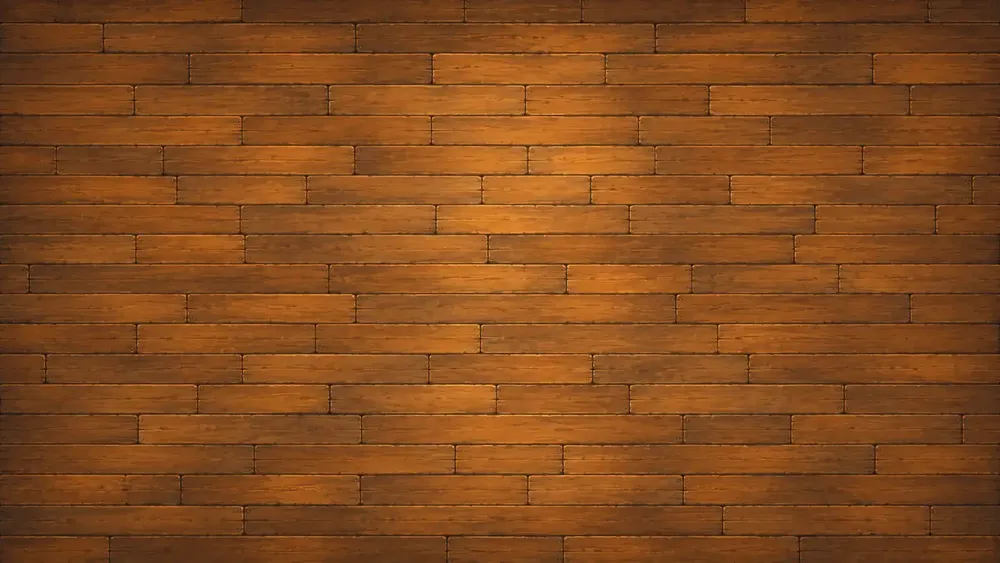
#> input picture win32/maps/地板.webp, 1000 x 563 px, shrunk from 1672 x 941 before the run
$ python -i matting.py   (imports and definitions only)
#> lines starting #> are read from the running program, lines starting #| are printed output that depends on the picture; after the words box and inside, x2 and y2 are one past the last pixel; in counts of white or black regions, pixels touching at a corner belong together
#!/usr/bin/env python
# -*- coding: utf-8 -*-
"""
纯色背景角色立绘 -> 透明底 PNG（色键 + 边缘去色 + 去水印），零依赖外部服务。

为什么这么做
------------
这批图是 AI 生成的「单一纯色背景」立绘（每个职业一种背景色）。这类图是**色键**
（chroma key / 蓝幕）的标准场景：本地算一遍一秒一张，不联网、不花钱、参数可复现。

四件事
------
1. **抠背景**：算每个像素离**逐像素背景色**的距离，软阈值 -> alpha 线性过渡（天然抗锯齿）。
   背景色不是取一个常数，而是先挑"肯定是背景"的像素做一张平滑的**背景场**
   （AI 图的"纯色"实测有 10~13 的缓慢渐变/暗角，用一个常数会在深色底上留下淡色幽灵）。

2. **去彩色描边**（`--decontam`）：这是这类图的通病 —— 边缘 1~2 像素其实是
   `C = a·角色 + (1-a)·背景` 的混合，但它们的 RGB 早就离背景很远了，于是被判成
   alpha≈1，颜色却还是背景色，最终表现为一圈**彩色描边**（橙底→橙边，浅青底→青边）。
   解法：把角色本体的颜色**向外扩散**几圈盖掉它。
   ⚠️ 不用反预乘 `(C-(1-a)B)/a` —— a 很小时除法会把噪声放大成偏色（实测把橙边算成紫边）。

3. **去水印**：右下角"豆包AI生成"是**固定位置**的白色文字 + 一圈灰色投影。
   在一个固定相对框里删掉**低饱和**像素（白字与灰影）——角色本体饱和度高，不会被误伤。
   ⚠️ 不要用"白字掩膜的外接框"去扩：角色身上的白色高光（翅膀/肚皮）会把框撑到画面中部，
      结果整块角色被删。

4. **可选特征检查**（`--check`）：报告"被前景包围的透明像素"（= 角色身上被误抠出的洞）。

用法
----
    python matting.py <输入目录> [输出目录] [选项]

    --lo / --hi          背景距离软阈值（默认按背景噪声自动推）
    --key line|dist      line = 色线投影求 alpha（默认）；dist = 只按颜色距离
    --decontam           去色强度 0~1（默认 1.0；0 = 不去色）
    --alpha-cut          低于它的 alpha 直接置 0（默认 0.06）
    --feather            alpha 羽化半径 px（默认 0.5）
    --no-wm              不去水印
    --check              额外输出"洞"与"边缘残留色"两项检查
    --only 关键字        只处理文件名含该串的图
    --dry-run            只统计不写文件

依赖：numpy + Pillow（本机隔离环境里都有）。不依赖 scipy / OpenCV。
"""

import argparse
import glob
import os
import sys

import numpy as np
from PIL import Image, ImageFilter


# --------------------------------------------------------------------------- #
# 基础工具
# --------------------------------------------------------------------------- #

def estimate_background(rgb):
    """背景色 = 最外一圈像素的中位数（比只取四角稳，且对边框噪点不敏感）。"""
    ring = np.concatenate([
        rgb[0:4].reshape(-1, 3), rgb[-4:].reshape(-1, 3),
        rgb[:, 0:4].reshape(-1, 3), rgb[:, -4:].reshape(-1, 3),
    ])
    return np.median(ring, axis=0)


def estimate_noise(rgb, bg):
    """背景噪声：最外一圈"离背景色有多远"的标准差。用来定 lo/hi。"""
    ring = np.concatenate([
        rgb[0:4].reshape(-1, 3), rgb[-4:].reshape(-1, 3),
        rgb[:, 0:4].reshape(-1, 3), rgb[:, -4:].reshape(-1, 3),
    ])
    d = np.abs(ring - bg).max(axis=1)
    return float(d.std()), float(np.percentile(d, 99))


def auto_thresholds(rgb, bg):
    """
    按背景噪声推 lo/hi。

    经验值（26 张实测）：背景标准差 1.7~6.9。
      lo = 3.5σ   —— 低于它的肯定是背景（含压缩噪点）
      hi = lo+20  —— 高于它的肯定是角色
    为什么 hi 不放大：浅色背景上"米白袖子"离背景只有 36，hi 放到 55 会把袖子
    做成半透明（这是第一版翻车的原因之一）。
    """
    std, p99 = estimate_noise(rgb, bg)
    # lo 取"噪声上界 + 4"：AI 图脚下那层**软投影**只有 16~25 的差距，
    # lo 太低就会把它抠成半透明灰云（实测 dist=16 的阴影被赋成 alpha=0.52）。
    lo = max(14.0, round(std * 3.5 + 4.0, 1))
    # hi 只比 lo 高 16：浅色背景上"米白袖子"离背景只有 36，hi 放宽会让袖子半透明。
    hi = lo + 16.0
    return lo, hi, std


def _dilate4(mask):
    """4 邻域膨胀一格（numpy 平移 OR；不引 scipy）。"""
    out = mask.copy()
    out[1:, :] |= mask[:-1, :]
    out[:-1, :] |= mask[1:, :]
    out[:, 1:] |= mask[:, :-1]
    out[:, :-1] |= mask[:, 1:]
    return out


def reachable_from_border(walkable):
    """从图像边界出发、只在 walkable 上能走到的区域（= 外部背景）。"""
    h, w = walkable.shape
    cur = np.zeros_like(walkable)
    cur[0, :] = walkable[0, :]
    cur[-1, :] = walkable[-1, :]
    cur[:, 0] = walkable[:, 0]
    cur[:, -1] = walkable[:, -1]
    for _ in range(max(h, w) + 4):
        nxt = _dilate4(cur) & walkable
        if np.array_equal(nxt, cur):
            break
        cur = nxt
    return cur


# --------------------------------------------------------------------------- #
# 主流程
# --------------------------------------------------------------------------- #

def build_matte(path, lo=None, hi=None, feather=0.5, decontam=1.0,
                decontam_min_a=0.30, alpha_cut=0.20, wm=True, check=False,
                key='line', glow=True):
#> called with path = '../maps/地板.webp', feather = 0.5, decontam = 1, decontam_min_a = 0.3, alpha_cut = 0.2, wm = True, check = False, key = 'line'
    src = Image.open(path)
#> src is the input picture: PIL image 1000x563 RGB; mean R, G, B 131.6, 74.8, 30.1
    arr = np.asarray(src.convert('RGBA'), dtype=np.float32)
    rgb = arr[:, :, :3].copy()
    h, w = rgb.shape[:2]

    bg = estimate_background(rgb)
#> bg = [90, 51, 24]
    if lo is None or hi is None:
        a_lo, a_hi, noise = auto_thresholds(rgb, bg)
#> in estimate_noise, `d = np.abs(ring - bg).max(axis=1)`: d = 12504 values, max 56 at index 8580, min 1 at index 150, mean 12.23
#> in auto_thresholds, `std, p99 = estimate_noise(rgb, bg)`: std = 9.08; p99 = 40
#> in auto_thresholds, `lo = max(14.0, round(std * 3.5 + 4.0, 1))`: lo = 35.8
#> in auto_thresholds, `hi = lo + 16.0`: hi = 51.8
#> a_lo = 35.8; a_hi = 51.8; noise = 9.08
        lo = a_lo if lo is None else lo
#> lo = 35.8
        hi = a_hi if hi is None else hi
#> hi = 51.8
    else:
        noise = estimate_noise(rgb, bg)[0]

    # ---- 1. 色键：离背景多远 -> alpha（初值）----
    #   逐像素背景色（对付 AI 图的背景渐变/暗角）
    field = _bg_field(rgb, bg, 10.0)
    #   先把图**轻微去噪**再算距离：AI 图背景自带颗粒噪点，逐像素比距离会把这些噪点
    #   算成 alpha 0.1~0.5，透明区就变成"灰麻点"。0.8px 高斯足够压掉颗粒，又几乎不动边缘。
    den = np.asarray(Image.fromarray(rgb.astype(np.uint8), 'RGB')
                     .filter(ImageFilter.GaussianBlur(0.8)), dtype=np.float32)
    dist = np.abs(den - field).max(axis=2)
    alpha = np.clip((dist - lo) / max(1e-6, hi - lo), 0.0, 1.0)

    # ---- 1b. 色线投影：软边处用"投影"求 alpha，消掉彩色描边的根 ----
    if key == 'line':
        alpha = _line_key(rgb, field, alpha)

    # ---- 2. 极低 alpha 直接收干净 ----
    # 这些像素几乎看不见，却携带最多的噪声；留着只会变成一圈脏边。
    if alpha_cut > 0:
        alpha[alpha < alpha_cut] = 0.0

    # ---- 3. 去水印（右下角白色文字）----
    wm_px = 0
    wm_erase = None
    if wm:
        bg_lum = float(np.median(field.mean(axis=2)))
        lum = rgb.mean(axis=2)
        sat = rgb.max(axis=2) - rgb.min(axis=2)
        # 水印 = 右下角的白色文字（"豆包AI生成"），位置是模板固定的
        #   （实测 1536² 图上落在 x 0.82w~1.0w、y 0.945h~0.985h）。
        # 判据只用"比背景亮"：它在橙底上会被染成浅橙，单看颜色判不出来；
        # 而角色本体（绿/棕/紫）比背景暗，不会被这条判据碰到（德鲁伊那只小精灵的脚就是绿的）。
        lum_s = rgb.mean(axis=2)
        rect = np.zeros((h, w), dtype=bool)
        rect[int(h * 0.943):, int(w * 0.815):] = True
        bright = rect & (lum_s > bg_lum + 8.0)
        if bright.sum() > 80:
            kill = _dilate4(_dilate4(_dilate4(bright))) & rect   # 连字的抗锯齿/灰影一起
            wm_px = int((kill & (alpha > 0)).sum())
            alpha[kill] = 0.0
            wm_erase = kill

    # ---- 3b. 清掉远离主体的孤立碎屑 ----
    alpha = _drop_islands(alpha)

    # ---- 3c. 光晕 -> 半透明白；地面投影 -> 半透明黑 ----
    #    这两块要是当成实心前景，贴到地图上就是"一圈色饼 + 一块灰斑"。
    if glow:
        alpha = _gate_near_body(alpha, dist, gap=6, strong=80.0)
        alpha, hue_drop = _drop_bg_hue(rgb, field, alpha)
        alpha = _fill_holes(alpha)          # 浅色部位被误判成透明 -> 补回来
        light_pct = dark_pct = 0.0
    else:
        light_pct = dark_pct = 0.0

    # 水印必须**最后**再压一次：上面那步会把"亮度偏高的平滑区域"当光晕重新赋 alpha，
    # 水印字正好符合（白字、平滑），不压就会被算回来 —— 表现就是"删了但还剩碎点字"。
    if wm_erase is not None:
        alpha[wm_erase] = 0.0

    # ---- 4. 边缘去色（消掉背景色描边）----
    #   把角色本体的颜色往外扩几圈，盖掉"半透明边缘里混着的背景色"。
    #   ⚠️ 不用反预乘：a 小时的除法会把噪声放大成偏色（实测把橙边算成紫边）。
    if decontam > 0:
        bled, changed = _bleed_edge_color(rgb, alpha, outward=4, erode=1)
        # 只改"被扩散到的那一圈"，而且只改看得见的像素；内部色源本身不动
        band = (changed & (alpha > 0.02))[:, :, None]
        k = decontam
        rgb = np.where(band, rgb * (1.0 - k) + bled * k, rgb)

    # ---- 5. 羽化（只动 alpha，不动颜色）----
    if feather > 0:
        a_img = Image.fromarray((alpha * 255).astype(np.uint8), 'L')
        a_img = a_img.filter(ImageFilter.GaussianBlur(feather))
        alpha = np.asarray(a_img, dtype=np.float32) / 255.0
        alpha[alpha < 0.02] = 0.0

    # 绿幕重绘的收尾：压掉渗进边缘的绿（只影响"绿得反常"的像素）。
    # 火焰这类被绿兑成"暗橄榄绿"的薄雾，这条压不掉 —— 那属于暖色魔法效果，
    # 单独用 scripts/deyellow.py 定向处理（只对该类角色跑，避免误伤绿色系角色）。
    if key == 'line':
        rgb, _ = _despill_green(rgb)

    rgba = np.dstack([np.clip(rgb, 0, 255).astype(np.uint8),
                      np.clip(alpha * 255, 0, 255).astype(np.uint8)])
    out = Image.fromarray(rgba, 'RGBA')

    info = {
        'bg': bg, 'lo': lo, 'hi': hi, 'noise': noise,
        'transparent': float((alpha < 0.02).mean()),
        'wm_px': wm_px, 'light': light_pct, 'dark': dark_pct,
    }

    # ---- 6. 可选检查：洞 / 边缘残留色 ----
    if check:
        holes = _count_holes(alpha)
        info['holes'] = holes
        info['fringe'] = _fringe_score(rgb, alpha, bg)
    return out, info


# [95 lines left out: functions _count_holes, _glow_and_shadow, not called in this run]


def _bg_field(rgb, bg0, lo, radius=96):
    """
    逐像素的背景色（"背景平滑场"）。

    为什么要这个：AI 生成的"纯色"背景实测有 10~13 的**缓慢渐变/暗角**
    （同一张图里不同位置差到 (184,221,227) vs (198,232,238)）。
    只用一个全局背景色去比，远离取样处的背景就会被判成"有一点 alpha"，
    在深色底上表现为一层**淡色幽灵**。

    做法：先挑出"肯定是背景"的像素（离全局色 < lo），只对它们做半径 96 的
    均值 -> 得到一张平滑的背景色图；角色占据的区域由周围背景插值出来。
    """
#> called with bg0 = array of shape (3,), lo = 10, radius = 96
    d = np.abs(rgb - bg0).max(axis=2)
    w = (d < lo).astype(np.float32)
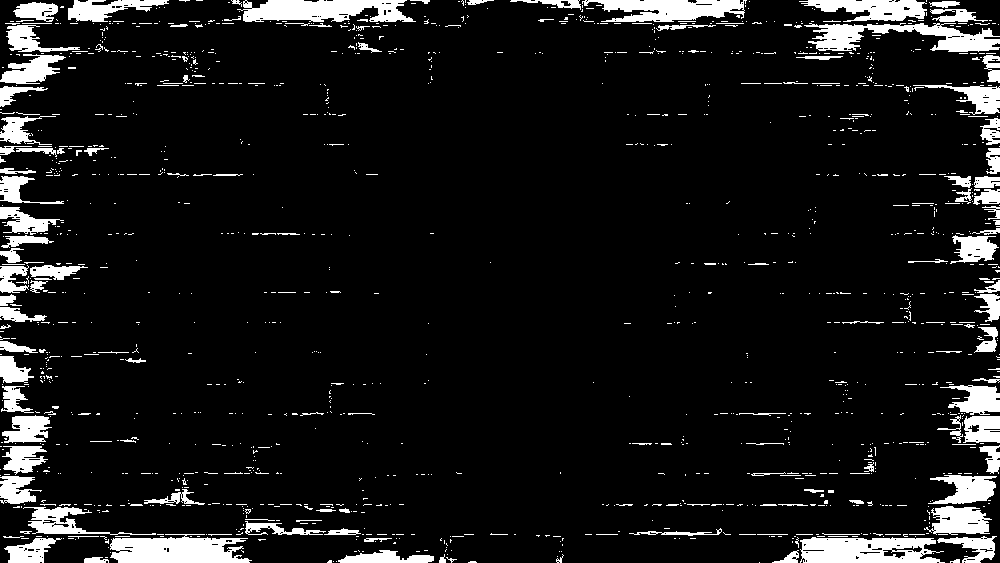
#> w: shape (563, 1000) float32; values 0 (black) and 1 (white), 9.2% white; 1372 white regions (1214 under 20 px), largest, box (x1, y1, x2, y2) and area: (110, 534, 252, 563) 3104, (800, 537, 945, 563) 2952, (237, 0, 416, 22) 2890
    den = _box_blur(w, radius)
    num = np.dstack([_box_blur(rgb[:, :, i] * w, radius) for i in range(3)])
#> call 4 of _box_blur, with r = 96
#> in _box_blur (call 4), `ap = np.pad(a, ((r, r), (r, r)), mode='edge')`:
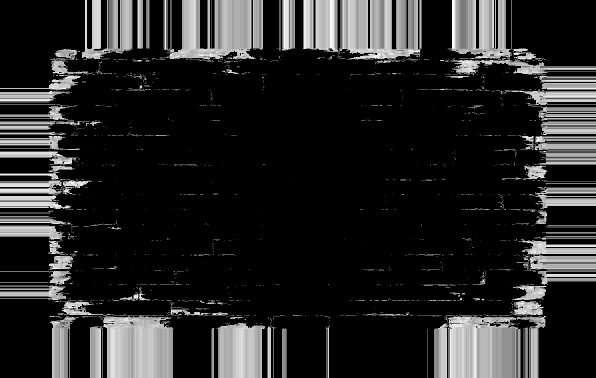
#> ap: shape (755, 1192) float32 (shown at 1/2 size); min 0, max 33, mean 5.1; drawn with min black and max white
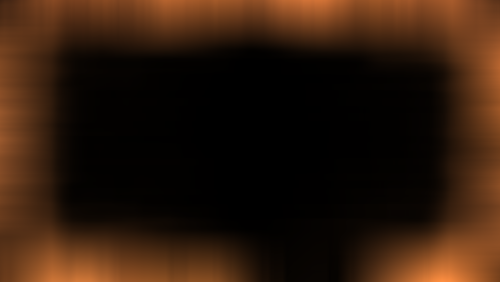
#> num: shape (563, 1000, 3) float32 (shown at 1/2 size); mean R, G, B 10.6, 5.9, 2.8; drawn with min black and max white
    ok = den > 0.05
#> ok: shape (563, 1000) bool; 49.2% white; 1 white region, box (x1, y1, x2, y2) and area: (0, 0, 1000, 563) 276747
    field = np.empty_like(rgb)
    field[:] = bg0
    field[ok] = num[ok] / den[ok][:, None]
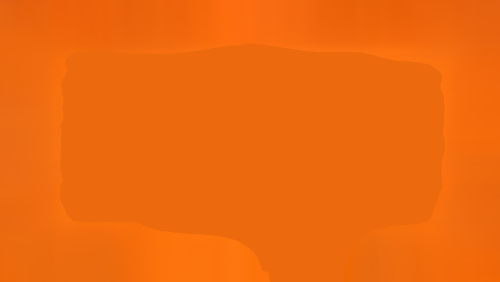
#> field: shape (563, 1000, 3) float32 (shown at 1/2 size); mean of channels 0, 1, 2 90.5, 51.4, 24.1; drawn with min black and max white
    return field


def _line_key(rgb, bg, alpha0, radius=4, res_tol=26.0):
    """
    "色线"（color-line）抠图：用**投影**求 alpha，而不是用颜色距离。

    为什么必须这么做
    ----------------
    AI 生成的图边缘是**软边**：紧贴轮廓的 1~2 像素其实是「背景色 + 角色色」的混合，
    但它们的 RGB 距离早就超过阈值了 —— 于是被赋成 alpha≈1，颜色却还是橙的，
    最后就变成一圈**彩色描边**（只改 alpha 救不了，因为 alpha 已经是 1）。

    正确的模型是每个像素都落在「背景色 B」到「角色色 F」这条线段上：
        C = a·F + (1-a)·B
    所以 a = <C-B, F-B> / |F-B|²（把 C-B 投影到 B→F 方向上）。

    F 用**局部**估计：对 alpha≈1 的像素做半径 4 的均值（不能全局用一个色，
    因为角色身上颜色很多）。若邻域里没有实心像素（纯背景），就退回距离法。

    最后做**残差校验**：C 若明显不在这条线上（大概是角色自己的亮部/暗部），
    就退回距离法的结果 —— 避免把正常像素算坏。
    """
#> called with radius = 4, res_tol = 26
    h, w = alpha0.shape
    core = (alpha0 > 0.995) & (alpha0 > 0)
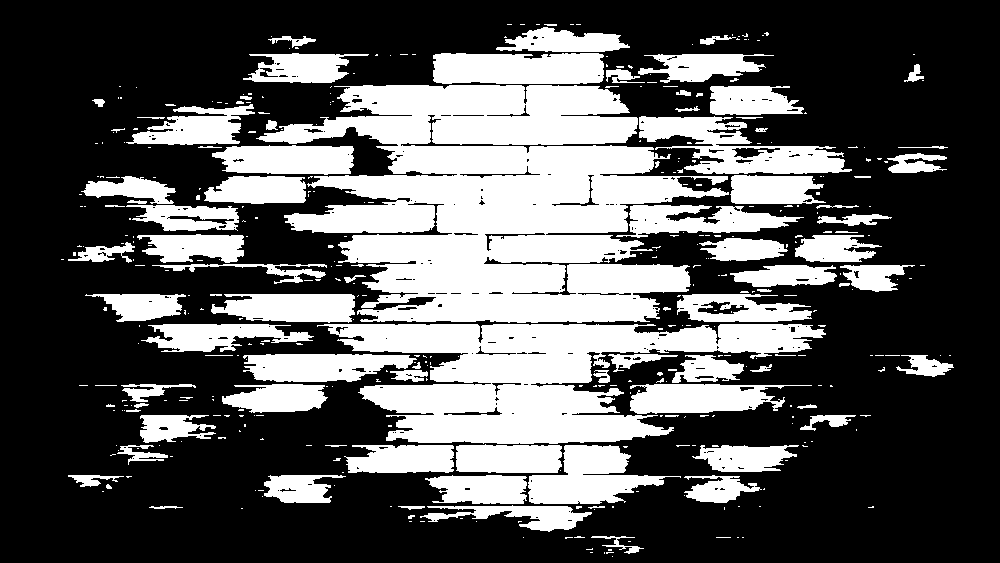
#> core: shape (563, 1000) bool; 34.9% white; 410 white regions (314 under 20 px), largest, box (x1, y1, x2, y2) and area: (256, 85, 729, 323) 67046, (317, 324, 826, 444) 30817, (639, 116, 852, 174) 5789

    # 局部前景色（只在 core 上平均）
    wgt = core.astype(np.float32)
    num = rgb * wgt[:, :, None]
#> (the rest of the program and of its run is left out)
